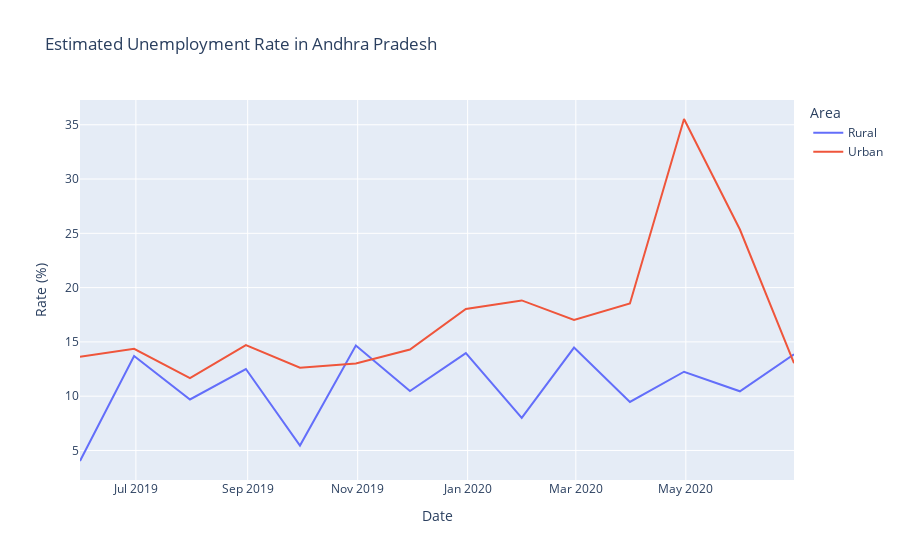

Notebook cell for this chart:
### Code cell
fig1 = px.line(
    data, x='Date',
    y='Estimated Unemployment Rate (%)',
    color='Area',
    title='Estimated Unemployment Rate in Andhra Pradesh',
    labels={'Date': 'Date',
            'Estimated Unemployment Rate (%)': 'Rate (%)'})
fig1.show()

### Figure 1 — Plotly figure (JSON) as saved in the notebook; plotly's stock layout.template omitted (floating-point values rounded to 4 significant figures)
{"data": [{"hovertemplate": "Area=Rural<br>Date=%{x}<br>Rate (%)=%{y}<extra></extra>", "legendgroup": "Rural", "line": {"color": "#636efa", "dash": "solid"}, "marker": {"symbol": "circle"}, "mode": "lines", "name": "Rural", "orientation": "v", "showlegend": true, "type": "scatter", "x": ["2019-05-31T00:00:00", "2019-06-30T00:00:00", "2019-07-31T00:00:00", "2019-08-31T00:00:00", "2019-09-30T00:00:00", "2019-10-31T00:00:00", "2019-11-30T00:00:00", "2019-12-31T00:00:00", "2020-01-31T00:00:00", "2020-02-29T00:00:00", "2020-03-31T00:00:00", "2020-04-30T00:00:00", "2020-05-31T00:00:00", "2020-06-30T00:00:00"], "xaxis": "x", "y": [4.03, 13.7, 9.7, 12.5, 5.45, 14.66, 10.47, 13.96, 8, 14.48, 9.47, 12.25, 10.45, 13.86], "yaxis": "y"}, {"hovertemplate": "Area=Urban<br>Date=%{x}<br>Rate (%)=%{y}<extra></extra>", "legendgroup": "Urban", "line": {"color": "#EF553B", "dash": "solid"}, "marker": {"symbol": "circle"}, "mode": "lines", "name": "Urban", "orientation": "v", "showlegend": true, "type": "scatter", "x": ["2019-05-31T00:00:00", "2019-06-30T00:00:00", "2019-07-31T00:00:00", "2019-08-31T00:00:00", "2019-09-30T00:00:00", "2019-10-31T00:00:00", "2019-11-30T00:00:00", "2019-12-31T00:00:00", "2020-01-31T00:00:00", "2020-02-29T00:00:00", "2020-03-31T00:00:00", "2020-04-30T00:00:00", "2020-05-31T00:00:00", "2020-06-30T00:00:00"], "xaxis": "x", "y": [13.62, 14.36, 11.67, 14.71, 12.63, 13.02, 14.3, 18.04, 18.82, 17.02, 18.54, 35.53, 25.35, 13.04], "yaxis": "y"}], "layout": {"legend": {"title": {"text": "Area"}, "tracegroupgap": 0}, "title": {"text": "Estimated Unemployment Rate in Andhra Pradesh"}, "xaxis": {"anchor": "y", "domain": [0, 1], "title": {"text": "Date"}}, "yaxis": {"anchor": "x", "domain": [0, 1], "title": {"text": "Rate (%)"}}}}
